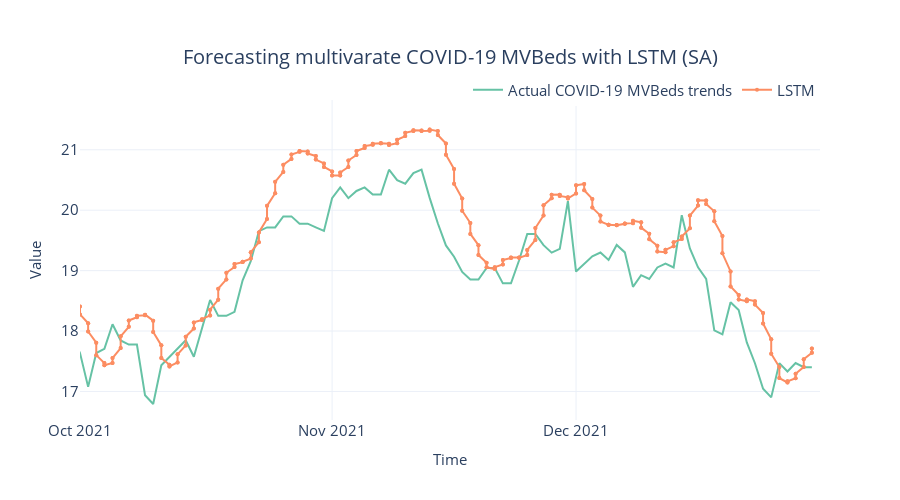

Notebook code for this chart:
### Code cell
# Plotting the forecast
fig = plot_forecast(
    # simulated annealing model
    pred_df,
    forecast_columns=[f"{algorithm_name} (SA)"],
    forecast_display_names=[algorithm_name],
)

title = f"Forecasting multivarate COVID-19 MVBeds with {algorithm_name} (SA)"
fig = format_plot(fig, title=title)

fig.update_xaxes(
    type="date", range=["2021-10-01", "2021-12-31"], dtick="M1", tickformat="%b %Y"
)

save_path = f"images/forecast_multivarate_{algorithm_name}_sa.png"
# pio.write_image(fig, save_path)
fig.show()

### Figure 1 — Plotly figure (JSON) as saved in the notebook; plotly's stock layout.template omitted (floating-point values rounded to 4 significant figures; data arrays with more than 128 entries replaced by an {"elided": "..."} marker saying what was removed)
{"data": [{"line": {"color": "rgb(102,194,165)", "width": 2}, "marker": {"opacity": 0.5, "size": 6}, "mode": "lines", "name": "Actual COVID-19 MVBeds trends", "type": "scatter", "x": {"elided": "428 str values"}, "y": {"elided": "428 float values"}}, {"line": {"color": "rgb(252,141,98)", "width": 2}, "marker": {"size": 4}, "mode": "lines+markers", "name": "LSTM", "type": "scatter", "x": {"elided": "428 str values"}, "y": {"elided": "428 float values"}}], "layout": {"autosize": false, "height": 500, "legend": {"font": {"size": 15}, "orientation": "h", "title": {}, "x": 1, "xanchor": "right", "y": 0.98, "yanchor": "bottom"}, "title": {"font": {"size": 20}, "text": "Forecasting multivarate COVID-19 MVBeds with LSTM (SA)", "x": 0.5, "xanchor": "center", "yanchor": "top"}, "width": 900, "xaxis": {"dtick": "M1", "range": ["2021-10-01", "2021-12-31"], "tickfont": {"size": 15}, "tickformat": "%b %Y", "title": {"font": {"size": 15}, "text": "Time"}, "type": "date"}, "yaxis": {"tickfont": {"size": 15}, "title": {"font": {"size": 15}, "text": "Value"}}}}
